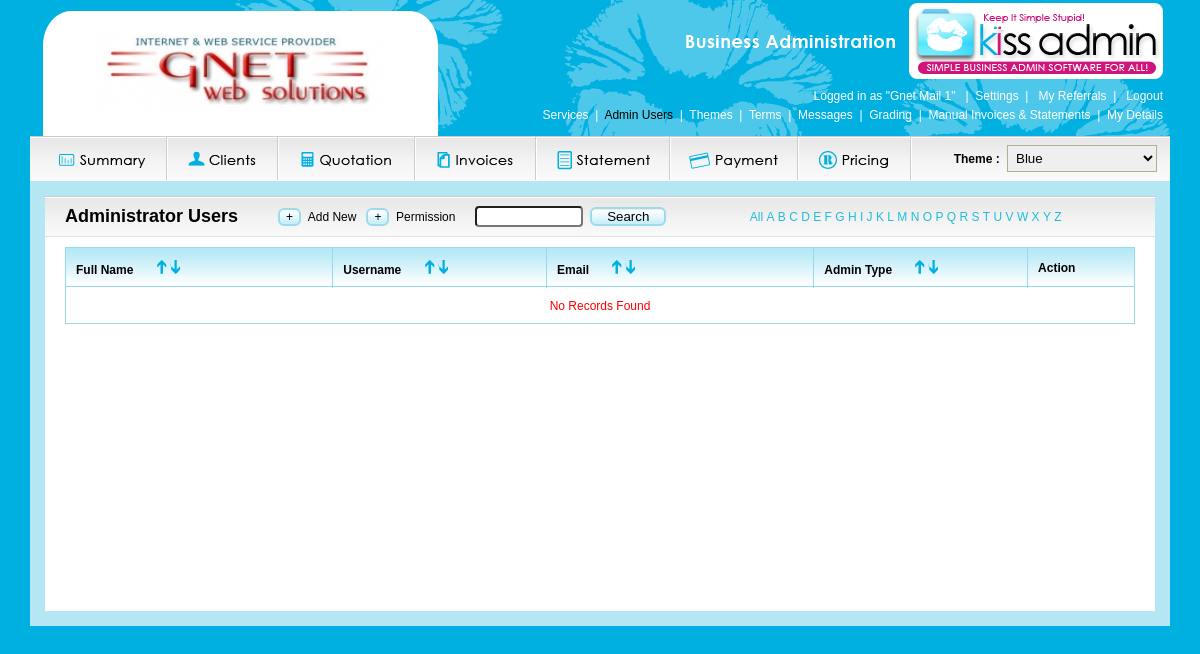
Screenshot of /admins.php (signed in) with the database file from the repository.
### tables this page shows
CREATE TABLE IF NOT EXISTS `gma_company_theme` (
  `companyId` int(11) NOT NULL,
  `theme_id` int(11) NOT NULL,
  `site_logo` varchar(50) NOT NULL,
  `invoice_logo` varchar(50) NOT NULL,
  `invoice_status` int(1) NOT NULL DEFAULT '1',
  `head_bg` char(7) NOT NULL,
  `head_color` char(7) NOT NULL,
  UNIQUE KEY `theme_id` (`companyId`)
);

CREATE TABLE IF NOT EXISTS `gma_admins_permission` (
  `companyId` int(11) NOT NULL,
  `admins_id` int(1) NOT NULL,
  `module_id` int(11) NOT NULL,
  KEY `admins_id` (`admins_id`)
);

CREATE TABLE IF NOT EXISTS `gma_modules` (
  `id` int(11) NOT NULL AUTO_INCREMENT,
  `name` varchar(100) NOT NULL,
  `default` int(1) NOT NULL DEFAULT '1',
  `display` int(1) NOT NULL DEFAULT '1',
  `status` int(1) NOT NULL DEFAULT '1',
  `filename` varchar(200) NOT NULL,
  `class` varchar(15) NOT NULL,
  `order` int(11) NOT NULL,
  `menu` int(1) NOT NULL COMMENT '1 - Top, 2 - Main',
  `for_users` varchar(10) NOT NULL,
  PRIMARY KEY (`id`)
);

CREATE TABLE IF NOT EXISTS `gma_admin_details` (
  `userId` int(11) NOT NULL,
  `fullName` varchar(255) DEFAULT NULL,
  `theme_id` int(11) NOT NULL,
  UNIQUE KEY `userId` (`userId`)
);

CREATE TABLE IF NOT EXISTS `gma_theme` (
  `id` int(11) NOT NULL AUTO_INCREMENT,
  `name` varchar(250) NOT NULL,
  `theme` varchar(25) NOT NULL,
  `head_color` char(7) NOT NULL,
  `default` int(1) NOT NULL DEFAULT '1',
  PRIMARY KEY (`id`)
);

### functions.php (called while the page is built, shortened)
<?
$ses_userId = $_SESSION['ses_userId'];
$login_sql  = "SELECT * FROM gma_logins WHERE userId='$ses_userId'";
$login_rs   = mysql_query($login_sql);
if(mysql_num_rows($login_rs)>0)
{
    $login_row = mysql_fetch_assoc($login_rs);
    $_SESSION['ses_userId']     = $ses_userId     = $login_row['userId'];
    $_SESSION['ses_companyId']  = $ses_companyId  = $login_row['companyId'];
    $_SESSION['ses_userType']   = $ses_userType   = $login_row['userType'];
}
$theme_sql = "SELECT gma_company_theme.*,theme FROM gma_company_theme,gma_theme WHERE id=theme_id AND companyId='$ses_companyId'";
$theme_rs  = mysql_query($theme_sql);
$theme_row = mysql_fetch_assoc($theme_rs);
$site_logo        = (isset($theme_row['site_logo']) && $theme_row['site_logo']!='') ? 'images/company/'.$theme_row['site_logo'] : 'images/logo.png';
if($ses_userType!='user') {
    $theme_sql = "SELECT * FROM gma_admin_details,gma_theme WHERE id=theme_id AND userId='$ses_userId'";
    $theme_rs  = mysql_query($theme_sql);
    $theme_row = mysql_fetch_assoc($theme_rs);
    $user_theme_id = (isset($theme_row['theme_id'])) ? $theme_row['theme_id'] : 0;
}
$theme_rows = array();
$theme_sql = "SELECT * FROM gma_theme WHERE 1 ORDER BY name ASC";
$theme_rs  = mysql_query($theme_sql);
while ($theme_row = mysql_fetch_assoc($theme_rs)) {
	   $theme_rows[$theme_row['id']] = $theme_row;
}
function userTypes($user_type='', $flag=0, $array=0)
{
    $userTypes = array();
    if($flag==0)
        $userTypes = array('normal'=>'normal', 'trial'=>'trial', 'client'=>'client');
    else
    {
        $userTypes = array();
        $admins_sql = "SELECT * FROM gma_admins WHERE id>2 AND user='A'";
        $admins_rs  = mysql_query($admins_sql);
        while ($admins_row = mysql_fetch_assoc($admins_rs))
        {
            $userTypes[$admins_row['type']] = ($array==1) ? $admins_row['type'] : $admins_row['name'];
        }
    }
    if($array==1)
        return $userTypes;
    $result    = '<select name="userType" id="userType" class="textbox required" style="width:260px">';
    foreach ($userTypes as $key=>$userType)
    {
        $selected  = ($key==$user_type ? "selected" : '');
        $result   .= "<option value='$key' $selected>$userType</option>";
    }
    $result   .= "</select>";
    return $result;
}
?>

### admins.php (the view, shortened to what this page needs)
<?php
include("header.php");
$action    = (isset($_REQUEST['action']) && $_REQUEST['action']!='') ? $_REQUEST['action'] : 'list';
$userId     = (isset($_REQUEST['user_id']) && $_REQUEST['user_id']>0) ? $_REQUEST['user_id'] : 0;
$srchtxt    = trim(($_REQUEST['srchtxt']!='') ? $_REQUEST['srchtxt'] : '');
$search     = trim(($_REQUEST['search']!='') ? $_REQUEST['search'] : '');
$userTypes  = userTypes('', 1, 1);
$userTypes  = "'".implode("', '", $userTypes)."'";
$user_sql = "SELECT * FROM gma_admin_details,gma_logins,gma_admins WHERE gma_admins.type=gma_logins.userType AND gma_admin_details.userId=gma_logins.userId AND userType IN ($userTypes) AND gma_logins.companyId='$ses_companyId'";
switch ($action)
{
    default:
        $action  = 'list';
        $orderBy = ($_REQUEST['orderby']!='') ? 'ORDER BY '.$_REQUEST['orderby'].' '.$_REQUEST['order'] : 'ORDER BY fullName ASC ';
        $user_sql  .= ($srchtxt!='') ? " AND (fullName LIKE '$srchtxt%' OR userName LIKE '$srchtxt%' OR gma_admin_details.userId='$srchtxt')" : '';
        $user_sql  .= ($search!='') ? " AND (fullName LIKE '$search%')" : '';
        $user_sql  .= " $orderBy";
        $user_rs    = mysql_query($user_sql);
        $user_count = mysql_num_rows($user_rs);
        $chars = '<a href="admins.php">All</a>';
        for($i=65;$i<91;$i++)
        {
            $char      = chr($i);
            $selected  = ($char==$search ? "class='selected'" : '');
            $chars    .= "&nbsp;<a href='admins.php?search=$char' $selected>$char</a>";
        }
        break;
}
$theme_rows = array();
$theme_sql = "SELECT * FROM gma_theme WHERE 1 ORDER BY name ASC";
$theme_rs  = mysql_query($theme_sql);
while ($theme_row = mysql_fetch_assoc($theme_rs)) {
	   $theme_rows[$theme_row['id']] = $theme_row;
}
$userType = userTypes($user_row['userType'], 1);
include('sub_header.php');
if($action=='list') { ?>
<table width="100%" class="list" cellpadding="0" cellspacing="0">
    <tr valign="middle">
        <th width="25%"><span>Full Name</span>&nbsp;<a href="?<?=$queryString ?>&orderby=fullName&order=ASC" class="asc"></a><a href="?<?=$queryString ?>&orderby=fullName&order=DESC" class="desc"></a></th>
        <th width="20%"><span>Username</span>&nbsp;<a href="?<?=$queryString ?>&orderby=userName&order=ASC" class="asc"></a><a href="?<?=$queryString ?>&orderby=userName&order=DESC" class="desc"></a></th>
        <th width="25%"><span>Email</span>&nbsp;<a href="?<?=$queryString ?>&orderby=email&order=ASC" class="asc"></a><a href="?<?=$queryString ?>&orderby=email&order=DESC" class="desc"></a></th>
        <th width="20%"><span>Admin Type</span>&nbsp;<a href="?<?=$queryString ?>&orderby=userType&order=ASC" class="asc"></a><a href="?<?=$queryString ?>&orderby=userType&order=DESC" class="desc"></a></th>
        <th width="10%">Action</th>
    </tr>
        <?php
    if($user_count==0) { ?>
       <tr><td class="norecords" colspan="10">No Records Found</td></tr>
    <? } ?>
</table>
<? } else if($action=='edit' || $action=='add') { ?>
<form name="userForm" id="userForm" method="post" action="">
<table width="100%" class="list addedit" cellpadding="0" cellspacing="0">
    <tr><th colspan="3"><?=($action=='add' ? 'ADD' : 'EDIT')?> ADMIN DETAILS&nbsp;<span class="backlink"><a href="admins.php">Back</a></span></td></tr>
    <tr class="<?=(($row_flag++)%2==1 ? '' : 'altrow')?>">
        <td width="20%">Username</td>
        <td><input type="text" name="userName" id="userName" class="textbox required" value="<?=$user_row['userName']?>" /></td>
    </tr>
    <tr class="<?=(($row_flag++)%2==1 ? '' : 'altrow')?>">
        <td>Password</td>
        <td><input type="text" name="password" id="password" class="textbox required" value="<?=$user_row['password']?>" /></td>
    </tr>
    <tr class="<?=(($row_flag++)%2==1 ? '' : 'altrow')?>">
        <td>Full Name</td>
        <td><input type="text" name="fullName" id="fullName" class="textbox required" value="<?=$user_row['fullName']?>" /></td>
    </tr>
    <tr class="<?=(($row_flag++)%2==1 ? '' : 'altrow')?>">
        <td>Email</td>
        <td><input type="text" name="email" id="email" class="textbox required email" value="<?=$user_row['email']?>"/></td>
    </tr>
    <tr class="<?=(($row_flag++)%2==1 ? '' : 'altrow')?>">
        <td>User Type</td>
        <td><?=$userType?></td>
    </tr>
    <tr class="<?=(($row_flag++)%2==1 ? '' : 'altrow')?>">
        <td>Theme</td>
        <td>
            <select class="textbox" name="theme_id" id="theme_id">
                <option value="0">Company Theme</option>
                <? foreach ($theme_rows as $theme_id=>$theme_row) { ?>
                    <option value="<?=$theme_id?>" <?=($user_row['theme_id']==$theme_id ? 'selected' : '')?>><?=$theme_row['name']?></option>
                <? } ?>
            </select>
        </td>
    </tr>
</table>
<div class="addedit_btn"><input type="submit" name="sbmt" id="sbmt" value="Submit" class="btn_style" /></div>
</form>
<script>
$(document).ready(function() {
    jQuery("#userForm").validate({
        rules: {
            userName: {
                required: true,
                remote: {
                    url: "ajax_check.php",
                    type: "post",
                    data: {
                        task: 'checkUserName',
                        user_id: '<?=$userId?>'
                    }
                }
            },
            email: {
                required: true,
            }
        },
        messages: {
            userName: {
                remote: jQuery.format("Username is already in use.")
            },
            email: {
                remote: jQuery.format("Email is already in use.")
            }
        }
    });
});
</script>
<? } else if($action=='view') { ?>
<table width="100%" class="list addedit" cellpadding="0" cellspacing="0">
    <tr><th colspan="3">VIEW ADMIN DETAILS&nbsp;<span class="backlink"><a href="admins.php">Back</a></span></td></tr>
    <tr class="<?=(($row_flag++)%2==1 ? '' : 'altrow')?>">
        <td>Username</td>
        <td><?=$user_row['userName']?></td>
    </tr>
    <tr class="<?=(($row_flag++)%2==1 ? '' : 'altrow')?>">
        <td>Full Name</td>
        <td><?=$user_row['fullName']?></td>
    </tr>
    <tr class="<?=(($row_flag++)%2==1 ? '' : 'altrow')?>">
        <td>Email</td>
        <td><?=$user_row['email']?></td>
    </tr>
    <tr class="<?=(($row_flag++)%2==1 ? '' : 'altrow')?>">
        <td>User Type</td>
        <td><?=$user_row['userType']?></td>
    </tr>
</table>
</div>
<? }
include('footer.php');
?>

### header.php (shortened to what this page needs)
<?php
include("functions.php");
$filename = basename($_SERVER['SCRIPT_NAME']);
$pages    = $settings_menu = $top_menu = $main_menu = $module_ids = array();
$settings_menu_active = false;
if(isset($_SESSION['ses_userId']) && $_SESSION['ses_userId']>0) {
    $admins_id  = 5;
    $admins_sql = "SELECT * FROM gma_admins WHERE type='$ses_userType'";
    $admins_rs  = mysql_query($admins_sql);
    if(mysql_num_rows($admins_rs)==1) {
        $admins_row = mysql_fetch_assoc($admins_rs);
        $admins_id  = $admins_row['id'];
    }
    $module_sql = "SELECT * FROM gma_admins_permission AS AP, gma_company_module AS CM, gma_modules AS MO WHERE AP.companyId=CM.companyId AND AP.module_id=CM.module_id AND AP.module_id=MO.id AND AP.admins_id=$admins_id AND CM.companyId=$ses_companyId AND CM.status=1";
    $module_settings_sql = "$module_sql AND menu=1 ORDER BY `order` ASC";
    $module_settings_rs  = mysql_query($module_settings_sql);
    while ($module_settings_row = mysql_fetch_assoc($module_settings_rs)) {
        if($module_settings_row['filename']==$filename) {
            $module_settings_row['class'] = 'selected';
            $settings_menu_active = true;
        }
    	   $settings_menu[] = $module_settings_row;
    }
    $module_main_sql = "$module_sql AND menu=2 ORDER BY `order` ASC";
    $module_main_rs  = mysql_query($module_main_sql);
    while ($module_main_row = mysql_fetch_assoc($module_main_rs)) {
    	   $main_menu[]  = $module_main_row;
    }
    $module_top_sql = "$module_sql AND menu=3 ORDER BY `order` ASC";
    $module_top_rs  = mysql_query($module_top_sql);
    while ($module_top_row = mysql_fetch_assoc($module_top_rs)) {
    	   $top_menu[]   = $module_top_row;
    }
}
$actualQueryString = $_SERVER["QUERY_STRING"];
$queryString = explode("&orderby=", $actualQueryString);
$queryString = $queryString[0];
?>
<!DOCTYPE html PUBLIC "-//W3C//DTD XHTML 1.0 Transitional//EN" "http://www.w3.org/TR/xhtml1/DTD/xhtml1-transitional.dtd">
<html xmlns="http://www.w3.org/1999/xhtml">
<head>
    <link id="style_link" href="style.php" rel="stylesheet" type="text/css" />
    <link rel="stylesheet" href="css/thickbox.css" type="text/css" media="screen" />
    <link rel="stylesheet" href="js/ui/themes/smoothness/ui.all.css" type="text/css" media="screen" />
    <link rel="stylesheet" href="css/jquery.alerts.css" type="text/css" media="screen" />
</head>
<body>
<div id="wrapper">
    <div id="head">
        <div id="head_left">
            <div class="head_left"></div>
            <div class="logo"><img src="<?=$site_logo?>" align="center"></div>
            <div class="head_right"></div>
        </div>
        <div id="head_right">
            <img src="images/KISSAdmin_logo.png" align="right">
            <div class="right_links">
                <div class="login">
                    Logged in as "<?=$_SESSION['displayName']?>"&nbsp;&nbsp;&nbsp;|&nbsp;
                    <? if(count($settings_menu)>0) { ?>
                        <a href="javascript:void(0);" onclick="settingsTab();">Settings</a>&nbsp;&nbsp;|&nbsp;&nbsp;
                    <? } ?>
                    <? if(count($top_menu)>0) { ?>
                        <? foreach ($top_menu as $key=>$menu) { ?>
                            <a href="<?=$menu['filename']?>" title="<?=$menu['name']?>" class="<?=$menu['class']?>"><?=$menu['name']?></a>&nbsp;&nbsp;|&nbsp;&nbsp;
                        <? } ?>
                    <? } ?>
                    <a href="index.php?logoff=signout">Logout</a>
                </div>
                <? if(count($settings_menu)>0) { ?>
                    <div class="submenu" id="settings" <?=($settings_menu_active ? "style='display:block'" : '')?>>
                    <? foreach ($settings_menu as $key=>$menu) { ?>
                        <? if($key!=0) { ?> &nbsp;|&nbsp; <? } ?>
                        <a href="<?=$menu['filename']?>" title="<?=$menu['name']?>" class="<?=$menu['class']?>"><?=$menu['name']?></a>
                    <? } ?>
                    </div>
                <? } ?>
            </div>
        </div>
    </div>
    <div id="top_buttons">
        <ul id="menu">
            <? foreach ($main_menu as $key=>$menu) { ?>
                <li><a href="<?=$menu['filename']?>" class="<?=$menu['class']?>"></a>
                </li>
            <? } ?>
            <? if($ses_userType!='user') { ?>
                <li class="theme_sel">
                    Theme :
                    <select class="selectbox" name="user_theme_id" id="user_theme_id" style="width:150px" onchange="changeTheme(this.value)">
                        <? foreach ($theme_rows as $theme_id=>$theme_row) { ?>
                            <option value="<?=$theme_id?>" <?=($user_theme_id==$theme_id ? 'selected' : '')?>><?=$theme_row['name']?></option>
                        <? } ?>
                    </select>
                </li>
            <? } ?>
        </ul>
    </div>
    <div id="maincontent">

### rows the page displays
gma_company_theme: site_logo (picture)
gma_admins_permission: gma_modules.name "My Referrals"
gma_admins_permission: gma_modules.name "Services"
gma_admins_permission: gma_modules.name "Admin Users"
gma_admins_permission: gma_modules.name "Themes"
gma_admins_permission: gma_modules.name "Terms"
gma_admins_permission: gma_modules.name "Messages"
gma_admins_permission: gma_modules.name "Grading"
gma_admins_permission: gma_modules.name "Manual Invoices & Statements"
gma_admins_permission: gma_modules.name "My Details"
gma_admins_permission: shows a picture
gma_admins_permission: shows a picture
gma_admins_permission: shows a picture
gma_admins_permission: shows a picture
gma_admins_permission: shows a picture
gma_admins_permission: shows a picture
gma_admins_permission: shows a picture
gma_admin_details: user_theme_id "Blue"

### other values shown
$_SESSION['displayName'] "Gnet Mail 1"
$page_title "Administrator Users"
$other_url['sign'] "+"
$other_url['text'] "Permission"
$char "A"
$char "B"
$char "C"
$char "D"
$char "E"
$char "F"
$char "G"
$char "H"
$char "I"
$char "J"
$char "K"
